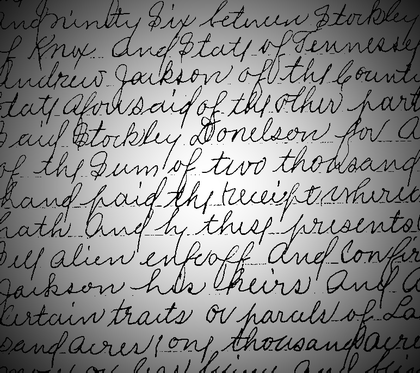
%> input picture src/image/Fig1019(a).tif, 420 x 373 px, shrunk from 772 x 686 before the run
$ octave mythreshsegment_demo.m   (GNU Octave 9; MATLAB toolbox functions it lacks are replaced by stand-ins)
%> lines starting %> are read from the running program, lines starting %| are printed output that depends on the picture; in (x1, y1, x2, y2) boxes, pixels count from 0 and x2, y2 are one past the last pixel; in counts of white or black regions, pixels touching at a corner belong together; the program's own positions count from 1
%> further down, f is the input picture: size 373x420 uint8; min 0, max 255, mean 136.7
### 数字图像处理/myglobalthresh.m
function g = myglobalthresh(f,delta)
%MYGLOBALTHRESH - Basic Global Threshold
%
%   g = myglobalthresh(f)
%   g = myglobalthresh(f,delta)

%%
T = mean2(f);   %初始阈值
%> T = 136.7
done = false;   %迭代完成标记
if nargin<2
    delta = 0.5;
end
while(~done)
    g = f>T;
    Tnext = 0.5*(mean2(f(g))+mean2(f(~g)));
    if abs(Tnext-T)<delta
        done = true;
    end
    T = Tnext;
end
%> this loop made 1 pass
%> (Tnext, T) on pass 1: (136.3, 136.3)
%> pass 1, in myglobalthresh, `g = f>T;`:
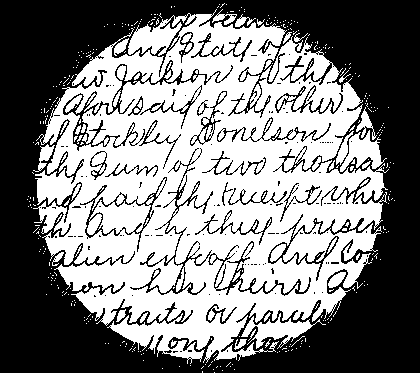
%> g: size 373x420 logical; 50.3% white; 135 black regions (114 under 20 px), largest, box (x1, y1, x2, y2) and area: (0, 0, 420, 373) 69801, (130, 148, 311, 296) 1888, (63, 60, 233, 151) 1489
%> after the loop, done = true

### 数字图像处理/mykmeanssegment.m
function g = mykmeanssegment(f,k)
%> called with k = 3
%MYKMEANSSEGMENT - Picture segment by K-menas
%
%   g = mykmeanssegment(f)
%   g = mykmeanssegment(f,k)

%% 参数处理
if nargin<2
    k = 2;
end

%% 输入图像f处理
[rows,cols] = size(f);  %获取图像尺寸
%> rows = 373; cols = 420
f = double(f); %转为有符号数double类型
%> f: size 373x420 double
f = f(:);   %转为列向量

%% K-mean聚类
indf = mykmeans(f,k,struct('MaxIter',100,'Delta',1));

%% k值化
grayrank = round(linspace(0,255,k));  %灰度等级
for i=1:k
    f(indf==i) = grayrank(i);
end

%% 向量转为矩阵
g = reshape(f,[rows,cols]);
g = uint8(g);

### 机器学习/mykmeans.m
function [IDX,Y] = mykmeans(X,k,option)
%> called with k = 3
%MYKMEANS - K-means clustering
%
%    This MATLAB function partitions the points in the n-by-p data matrix X into k
%    clusters.
%
%   IDX = mykeams(X,k)
%   IDX = mykeams(X,k,option)
%   [IDX,Y] = mykeams(...)

%% 参数检查
narginchk(2,3);
nargoutchk(1,2);

%% 输入参数值检查
% 参数X
if ismatrix(X)
    [num,~] = size(X);
%> num = 156660
    X = double(X);
else
    error('输入参数X必须是矩阵');
end
% 参数k
if k>num
    error('输入参数k值超过X的向量个数');
end
% 参数option
if nargin<3
    option = struct('MaxIter',100,'Delta',1e-4,'Display','off');
end
% 获取maxiter
if isfield(option,'MaxIter')
    maxiter = option.MaxIter;
else
    maxiter = 100;
end
% 获取delta
if isfield(option,'Delta')
    delta = option.Delta;
else
    delta = 1e-4;
end
% 获取dispaly
if isfield(option,'Display')
    display = option.Display;
else
    display = 'off';
end

%% 获得初始种子点（聚类中心）
%> the run ends on the next line
[~, index] = crossvalind('LeaveMOut', num, k);  %X中的num个向量随机选取k个作为初始种子
Y = X(index,:);

%% 迭代
IDX = zeros(num,1); % X中向量Vj所属的类
d = zeros(1,k); % X中向量Vj到k个聚类中心的欧式距离
D = zeros(1,maxiter); % 第i次迭代时的总距离
deltai = zeros(1,maxiter); % 第i次迭代时总距离的相对改变量
for i=1:maxiter %迭代一次更新一次聚类中心
    for j=1:num %遍历X中每个向量
        % 计算X中向量Vj到k个聚类中心的欧式距离d
        Vj = X(j,:);
        for n=1:k
            Yn = Y(n,:);
            d(n) = sqrt(sum((Vj-Yn).^2)); %d(n) = ((x1-y1)^2+...+(xm-ym)^2)^0.5
        end
         % 将Vj归为距离最近的类
        [dmin,pos] = min(d);
        D(i) = D(i)+dmin;
        IDX(j) = pos;
    end
    % 更新k个聚类中心
    for j=1:k
        % 选出X中属于第j类的向量
        Class = X(IDX==j,:);
        % 计算新的聚类中心
        if ~isempty(Class)
            if size(Class,1)==1
                Y(j,:) = Class;
            else
                Y(j,:) = mean(Class);
            end
        end
    end
    % 计算D(i)的改变量（减小量）
    if i==1
        deltai(i) = 1;
    else
        deltai(i) = abs(D(i)-D(i-1))/(D(i-1)+eps);
        if deltai(i)<=delta % 该变量小于阈值delta则退出迭代
            break;
        end
    end
end

%% 绘制deltai波形
if strcmp(display,'on')
    plot(deltai);
    xlabel('迭代次数');
    ylabel('总距离相对改变量');
end

### 数字图像处理/mythreshsegment_demo.m
%% mythreshsegment_demo.m
%% 图像阈值分割示例
%%
clc,clear;
close all;

%%
addpath('../机器学习');

%% 读取图片
filename = '../src/image/Fig1019(a).tif';
f = imread(filename);
if size(f,3)==3
    f = rgb2gray(f);
end
figure;
imshow(f,[]);
title('原始图像');

%% 全局阈值法检测
f1 = myglobalthresh(f);
figure;imshow(f1,[]);
title('全局阈值法');

%% K-means2聚类检测
f2 = mykmeanssegment(f,3);
